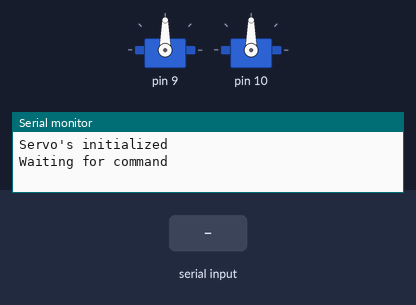
Bench run of a sketch on a simulated Arduino Uno, built with avr-gcc and run on an emulated ATmega328P. Parts: 2 × servo, the last lines printed to the serial monitor. The test bench sets the inputs (shaded band).

Above: at 1.2 s.
1.3 s: "PT\n" received over Serial
At 2.4 s:
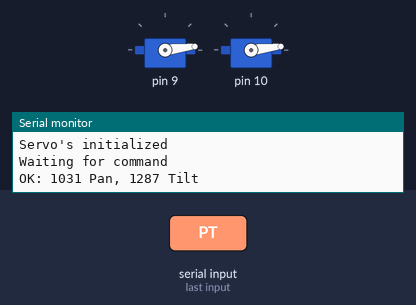
2.8 s: "PTO90:45\n" received over Serial
At 3.8 s:
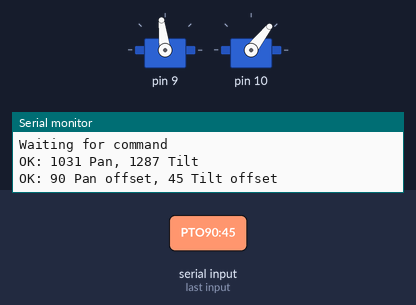
4.3 s: "PTO90:45\n" received over Serial
At 5.6 s:
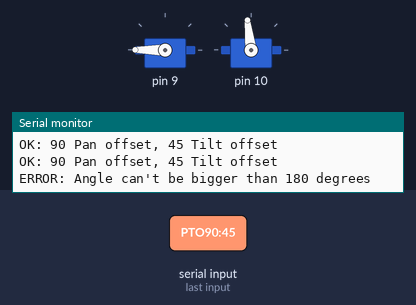
Timing chart, 0 to 7.3 s (numbered marks = the images above; inputs shaded):
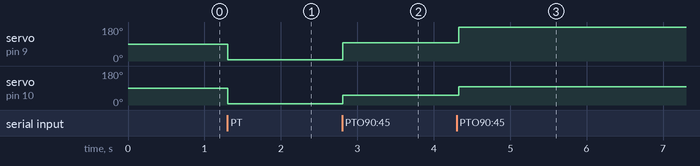

The sketch:

ArduinoTracker.ino
```cpp
/** @file		ArduinoTracker.ino
 *  @brief		Arduino project
 *  @details	Contains the implementation code for an arduino uno pan tilt module
 *  @author		Max Avontuur
 *  @version	1.0
 *  @date		24-4-2021
 *	@ingroup	mainUno
 */
#include "CommandParser.h"
#include "PanTiltController.h"
#include "Servo.h"

 /** @brief Pan and tilt controller object pointer
 	@ingroup mainUno
*/
PanTiltController* controller;

/** @brief Command parser object pointer
	@ingroup mainUno
*/
CommandParser* parser;

/** @brief Setup function
*	@details Opens the serial port. Initializes the PanTiltController, CommandParser and sends a "welkom"-message over the serialport.
*	@note
* - Bauderate:	  9600
* - Pan PWM-pin:  9
* - Tilt PWM-pin: 10
* 	@ingroup mainUno
*/
void setup() {
	Serial.begin(9600);
	while (!Serial);
	controller = PanTiltController::initialize(9, 10);
	parser = CommandParser::initialize();
	Serial.println();
	Serial.println("==== Pan & Tilt module for Arduino Uno V1.0 ====");
	Serial.println("Servo's initialized");
	Serial.println("Waiting for command");
}

/** @brief Continous loop function
*	@details Main program loop, continuously checks the serialport for commands and takes the appropriate action based on the command type
*	Actions are:
*	- Waiting, no command received
*	- PanTiltOffset, Offset current pan and tilt by x, y degrees
*	- PanTilt, Set pan tilt to x and y degrees
*	- Home, Home the pan tilt module
*	- Errors
		- Command not recognized
*		- Unknown cause
* 	@ingroup mainUno
*/
void loop() {
	switch (parser->parse())
	{
	// No Command received
	case CommandParser::WAITING:
		break;
	// Pan Tilt offset command received
	case CommandParser::PAN_TILT_OFFSET: {
		int pan, tilt;
		sscanf(parser->getCommand(), "PTO%d:%d", &pan, &tilt);
		Serial.print("OK: ");
		Serial.print(pan);
		Serial.print(" Pan offset, ");
		Serial.print(tilt);
		Serial.println(" Tilt offset");
		controller->setPositionOffSet(pan, tilt);
		break;
	}
	// Pan Tilt command received
	case CommandParser::PAN_TILT: {
		int pan, tilt;
		sscanf(parser->getCommand(), "PT%d:%d", &pan, &tilt);
		Serial.print("OK: ");
		Serial.print(pan);
		Serial.print(" Pan, ");
		Serial.print(tilt);
		Serial.println(" Tilt");
		controller->setPosition(pan, tilt);
		break;
	}
	// Homing command received
	case CommandParser::HOME:
		controller->home();
		Serial.println("OK: Home");
		break;
	// Parser doens't recognize the command
	case CommandParser::ERROR:
		Serial.println("ERROR: Command not recognized");
		break;
	// Unkown error
	default:
		Serial.println("ERROR: cause unknown");
		break;
	}
}
```

CommandParser.cpp
```cpp
/** @file		CommandParser.cpp
 *  @brief		C++ file of the CommandParser class
 *  @details	Contains the implementation of the CommandParser class
 *  @author		Max Avontuur
 *  @version	1.0
 *  @date		24-4-2021
 *	@ingroup	Unocpp
 */
#include "CommandParser.h"

CommandParser* CommandParser::instance = 0;

CommandParser::CommandParser() {
	ch = '\0';
	bufIndex = 0;
}

uint8_t CommandParser::createBuffer() {
	if (Serial.available() > 0) {
		ch = Serial.read();
		if (ch != '\n' && ch != '\r') {
			buf[bufIndex] = ch;
			bufIndex++;
			return 0; // Add to buffer
		}
		else {
			//string termination
			buf[bufIndex] = '\0';
			bufIndex = 0;
			return  1; // Buffer full
		}
	}
	return -1;
}

uint8_t CommandParser::checkCommand() {

	if (0 == strncmp("PTO", buf, 3)) {
		return COMMANDS::PAN_TILT_OFFSET;
	}

	if (0 == strncmp(buf, "PT", 2)) {
		return COMMANDS::PAN_TILT;
	}

	if (0 == strncmp("Ho", buf, 2)) {
		return COMMANDS::HOME;
	}

	return COMMANDS::ERROR;
}

CommandParser* CommandParser::initialize() {
	if (0 == instance) {
		instance = new CommandParser;
	}
	else {
		Serial.println("ERROR: CommandParser is already initialized");
	}

	return instance;
}

uint8_t CommandParser::parse() {
	if (1 == createBuffer()) {
		return checkCommand();
	}

	return 0;
}

char* CommandParser::getCommand() {
	return buf;
}
```

CommandParser.h
```cpp
/** @file		CommandParser.h
 *  @brief		Header file of the CommandParser class
 *  @details	Contains the definition of the CommandParser class
 *  @author		Max Avontuur
 *  @version	1.0
 *  @date		24-4-2021
 *  @ingroup	Unoheader */
#pragma once
#include <stdio.h>
#include <string.h>
#include <HardwareSerial.h>


/** @class CommandParser
*   @brief Parses the serial input for commands
*	@ingroup classes */
class CommandParser
{
private:
	char ch;			//!< Last read character from serial port
	char buf[255];		//!< All characters read from serial port
	uint8_t bufIndex;	//!< Location index off the last character placed in the buffer

	static CommandParser* instance; //!< pointer to current used instance

public:

	/** Parser commands */
	enum COMMANDS{
		WAITING,			//!< Indicates parser is waiting for a command ('/n' or '/r' character)
		PAN_TILT,			//!< Indicates a Pan and Tilt command
		PAN_TILT_OFFSET,	//!< Indicates a Pan and Tilt offset command
		HOME,				//!< Indicates a Home command
		ERROR				//!< Indicates that the command is not recognized
	};

private:
	/** @brief Constructor of the class*/
	CommandParser();

	/** @brief Checks the serial port for input
	*	if the character is a line feed(LF) or carriage return(CR) the end of a command is signaled.
	*	@return int:
	*	- -1: No serial.available
	*	-  0: Command not ended
	*	-  1: Command ended */
	uint8_t createBuffer();

	/** @brief Checks the buffer for a command
	*	Checks the buffer to see if there is a known command. If there isn't one, returns a command error
	*	@return uint8_t: index of a command or error @see COMMANDS */
	uint8_t checkCommand();

public:
	/** @brief Creates a new instance of the class if there isn't one
	*	@note only one instance can excist because of the serial port
	*	@return: CommandParser: Pointer to object instance */
	static CommandParser* initialize();

	/** @brief Reads serial input and checks for commands
	*	@see createBuffer()
	*	@see checkCommand()
	*	@return index of a command or error @see COMMANDS */
	uint8_t parse();

	/** @brief Get the command buffer
	*	@return Pointer to the command buffer */
	char* getCommand();
};
```

PanTiltController.cpp
```cpp
/** @file		PanTiltController.cpp
 *  @brief		C++ file of the PanTiltController class
 *  @details	Contains the implementation of the PanTiltController class
 *  @author		Max Avontuur
 *  @version	1.0
 *  @date		24-4-2021
 *	@ingroup	Unocpp
 */
#pragma once
#include <HardwareSerial.h>
#include "PanTiltController.h"

PanTiltController* PanTiltController::instance = 0;

PanTiltController::PanTiltController(uint8_t panPin, uint8_t tiltPin) {
	this->panPin = panPin;
	this->tiltPin = tiltPin;
	this->initServos();
}

void PanTiltController::initServos() {
	panServo.attach(panPin);
	tiltServo.attach(tiltPin);
	home();
}

uint8_t PanTiltController::limit(uint8_t angle) {

	if (angle > 180) {
		Serial.println("ERROR: Angle can't be bigger than 180 degrees");
		return 180;
	}
	if (angle < 0) {
		Serial.println("ERROR: Angle can't be smaller than 0 degrees");
		return 0;
	}


	return angle;
}

PanTiltController* PanTiltController::initialize(uint8_t panPin, uint8_t tiltPin) {
	if (0 == instance) {
		instance = new PanTiltController(panPin, tiltPin);
	}
	else {
		Serial.println("ERROR: Pan tilt controller already initialized");
	}
	return instance;
}

void PanTiltController::setPosition(uint16_t pan, uint16_t tilt) {
	this->pan = limit(pan);
	this->tilt = limit(tilt);

	panServo.write(this->pan);
	tiltServo.write(this->tilt);
}

void PanTiltController::setPositionOffSet(uint16_t pan, uint16_t tilt)
{
	this->pan += pan;
	this->tilt += tilt;

	setPosition(this->pan, this->tilt);
}

void PanTiltController::home() {

	this->pan = 90;
	this->tilt = 90;

	setPosition(this->pan, this->tilt);
}
```

PanTiltController.h
```cpp
/** @file		PanTiltController.h
 *  @brief		Header file of the PanTiltController class
 *  @details	Contains the declaration of the PanTiltController class
 *  @author		Max Avontuur
 *  @version	1.0
 *  @date		24-4-2021
 *	@ingroup	Unoheader */
#pragma once
#include "Servo.h"

/** @class PanTiltController
	@brief Controles the pan and tilt servo motors
	@ingroup classes */
class PanTiltController
{
private:
	Servo panServo;		//!< Servo motor object for pan
	Servo tiltServo;	//!< Servo motor object for tilt

	uint8_t panPin;		//!< pinnumber of the pan pwm
	uint8_t tiltPin;	//!< pinnumber of the tilt pwm

	uint16_t pan;		//!< Current pan angle [°]
	uint16_t tilt;		//!< Current tilt angle [°]

	static PanTiltController* instance; //!< Pointer to the current used instance

	/** @brief constructor of the class
	*	@param panPin: number of the pan pwm-pin
	*	@param tiltPin: number of the tilt pwm-pin */
	PanTiltController(uint8_t panPin, uint8_t tiltPin);

	/** @brief attaches the pin number to the servo's and homes the servo's */
	void initServos();

	/** @brief Limits an angle between 0° and 180°
	*	@details If nessecary sends an error over the serial port, indicating the input angle is out of range.
	*	When the angle is out of range it is clamped to 0° or 180°. Depending on at wich end the angle is out of range.
	*	@param angle: angle that needs to be checked
	*	@return limit: angle between 0° and 180° */
	uint8_t limit(uint8_t angle);

public:
	/** @brief Creates a object if there isn't one already
	*	@note only one instance can excist because there are only two motors available at the moment
	*	@param panPin: number of the pan pwm-pin
	*	@param tiltPin: number of the tilt pwm-pin
	*	@return: PanTiltController: Pointer to object instance*/
	static PanTiltController* initialize(uint8_t panPin, uint8_t tiltPin);

	/** @brief Sets the position of the pan and tilt motor
	*   @details if nessecary limits both angles @see limit()
	*	@param pan: angle to set the pan motor to
	*	@param tilt: angle to set the tilt motor to */
	void setPosition(uint16_t pan, uint16_t tilt);

	/** @brief Sets the position of the pan and tilt motor
	*	@details if nessecary limits both angles @see limit()
	*	@param pan: angle to set the pan motor to
	*	@param tilt: angle to set the tilt motor to */
	void setPositionOffSet(uint16_t pan, uint16_t tilt);

	/** @brief Homes the pan and tilt motors
	*	@details Homing is done by setting both motors to 90 degrees */
	void home();
};
```

Measured:
- after the input at 1.3 s, servo on pin 9, servo on pin 10: 90° → 7° at once
- after the input at 2.8 s, servo on pin 9: 7° → 97° at once; servo on pin 10: 7° → 52° at once
- after the input at 4.3 s, servo on pin 9: 97° → 180° at once; servo on pin 10: 52° → 97° at once
